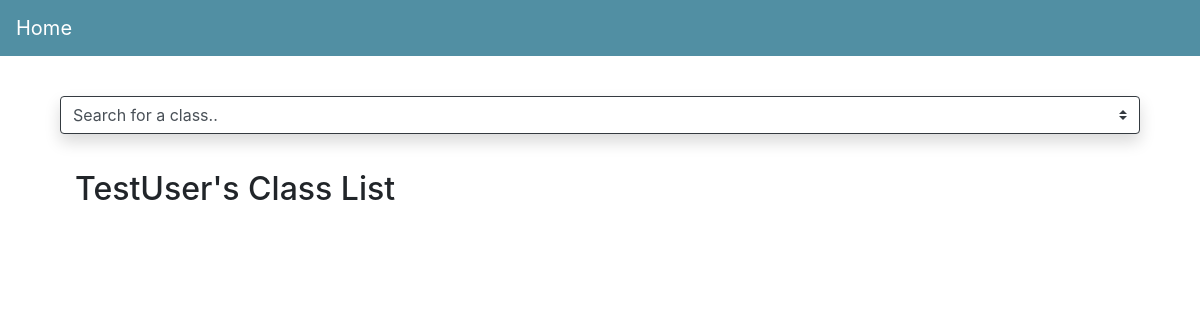
Page /home/ (signed in) on the earlier database version.
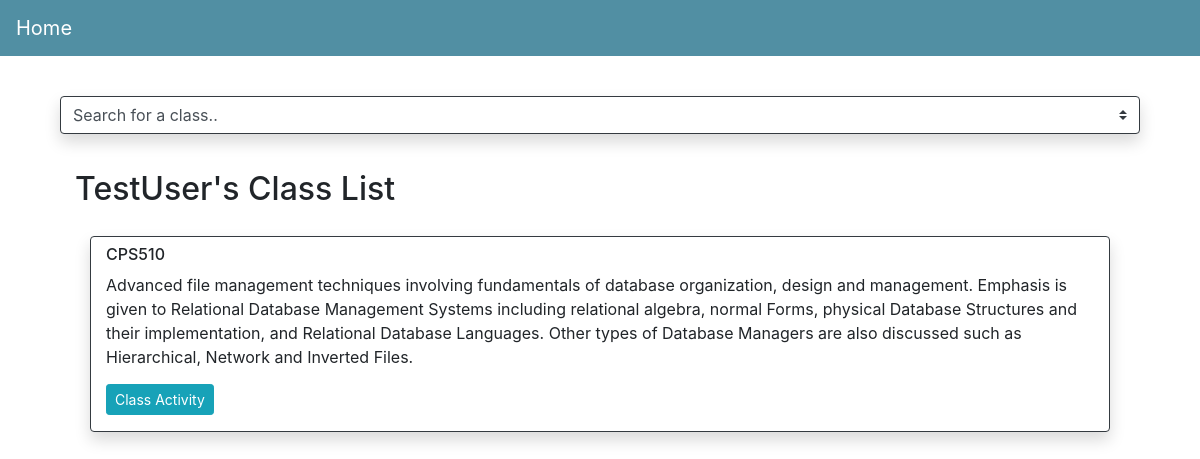
Same page on the later database version.
### courses/models.py (models this page shows)
class Course(models.Model):
    name = models.TextField()
    code = models.TextField()
    description = models.TextField()

### courses/views.py (the view)
# urls.py: path('', views.homeView, name='homeView'),
def homeView(request):
    user_info = request.user
    if request.user.is_authenticated:
        course_info = request.user.courses
        context = { 'user_info' : user_info,
                    'course_info' : course_info}
        return render(request, 'index.html', context)
    return redirect('login:loginView')

### templates/index.html (shortened to what this page needs)
<!DOCTYPE html>
<html lang="en">
{% load static %}
  <head>
	<link rel="stylesheet" href="{% static 'styles.css' %}" />
    <link
      rel="stylesheet"
      href="https://cdn.jsdelivr.net/npm/bootstrap@4.6.0/dist/css/bootstrap.min.css"
    />
  </head>
  <body>
    <nav class="navbar navbar-dark" style="background-color: #518fa3">
		<a class="navbar-brand" href="{% url 'home:homeView' %}">Home</a>
    </nav>
    <div class="container">
      <form action="#nowhere">
        <div class="container">
        <div class="form-group">
            <select class="custom-select custom-select border-dark shadow" onChange="window.location.href=this.value">
            <option selected>Search for a class..</option>
          </select>
        </div>
        <div class="container">
        <div class=form-group">
			<h2>{{ user_info.username }}'s Class List</h2>
			{% for course in course_info.all %}
            <div class="container">
            <div class="col-md border rounded border-dark shadow">
				<h6> {{ course.name }} </h6>
            	{{ course.description }}
				<p>
				<a href="{{ course.code }}"><button type="button" class="btn btn-info btn-sm" button style="margin-top:15px;">Class Activity</button></a>
 				</p>
			</div>
            </div>
			{% endfor %}
            </div>
        </div>
        </div>
      </form>
    </div>
  </body>
</html>

Differences in the rows shown:
added Course: name "CPS510", description "Advanced file management techniques involving fundamentals of database organization, design and management. Emphasis is given to Relational Database Management Systems including relational algebra, normal Forms, physical Database Structures and their implementation, and Relational Database Languages. Other types of Database Managers are also discussed such as Hierarchical, Network and Inverted Files."
